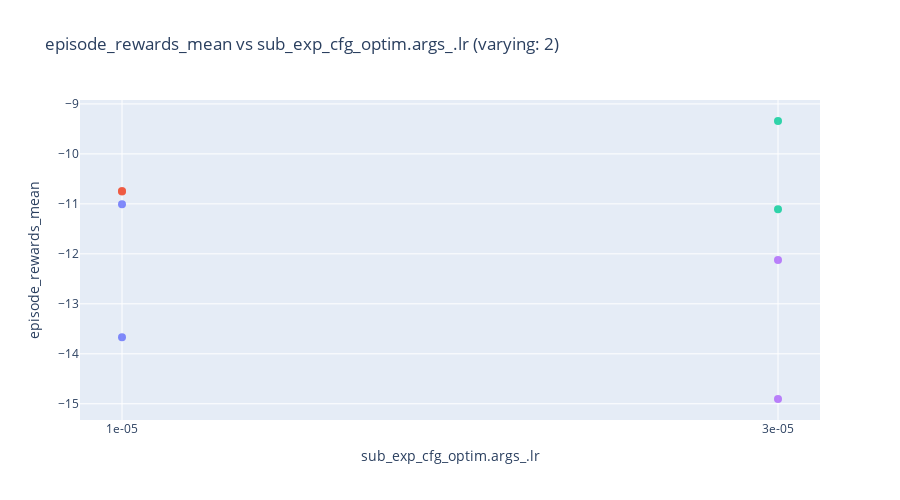
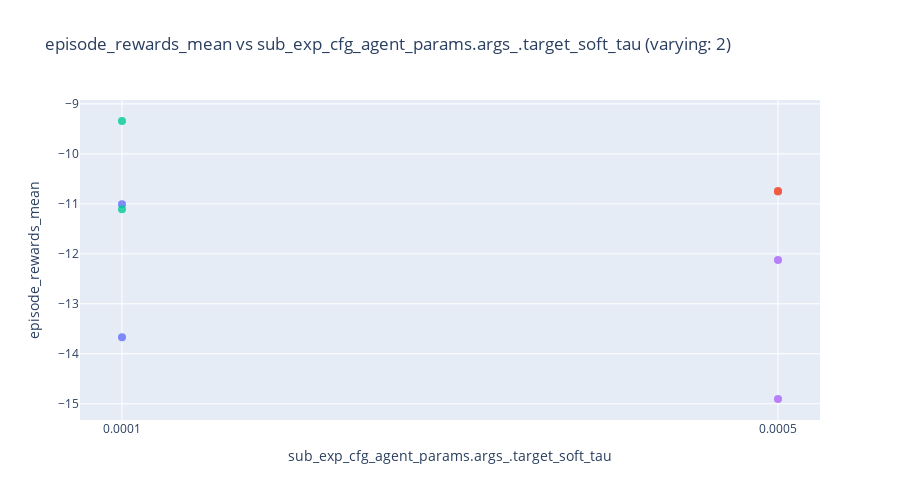

Here is the notebook cell these charts were saved with, in order:
### Code cell
import plotly.express as px

# --- config ---
target_col = "episode_rewards_mean"  # your target metric
color_col = "experiment_name"  # optional color grouping
readable_names = {
    # optional friendly names; falls back to raw column name if missing
    # "hp_raw_name": "Pretty Name",
}

# --- build plots ---
varying_hps = [hp for hp in hyperparam_columns if sub_df[hp].nunique(dropna=False) > 1]

if not varying_hps:
    print("No hyperparameters with more than one unique value — nothing to plot.")
else:
    for hp in varying_hps:
        # Rename only the current x column (leave others as-is for hover)
        x_name = readable_names.get(hp, hp)
        plot_df = sub_df.rename(columns={hp: x_name})

        fig = px.scatter(
            plot_df,
            x=x_name,
            y=target_col,
            color=color_col if color_col in plot_df.columns else None,
            hover_data=hyperparam_columns,  # handy to inspect full config per point
            title=f"{target_col} vs {x_name} (varying: {sub_df[hp].nunique(dropna=False)})",
            height=500,
        )
        fig.update_traces(mode="markers", marker=dict(size=8, opacity=0.8))
        fig.update_layout(showlegend=False)
        fig.show()

### Figure 1 — Plotly figure (JSON) as saved in the notebook; plotly's stock layout.template omitted (floating-point values rounded to 4 significant figures)
{"data": [{"customdata": [["0.0001", "fixed_res"], ["0.0001", "fixed_res"]], "hovertemplate": "experiment_name=0000_optim.args_.lr_1e-05__agent_params.args_.target_soft_tau_0.0001__experiment_fixed_res<br>sub_exp_cfg_optim.args_.lr=%{x}<br>episode_rewards_mean=%{y}<br>sub_exp_cfg_agent_params.args_.target_soft_tau=%{customdata[0]}<br>sub_exp_cfg_experiment=%{customdata[1]}<extra></extra>", "legendgroup": "0000_optim.args_.lr_1e-05__agent_params.args_.target_soft_tau_0.0001__experiment_fixed_res", "marker": {"color": "#636efa", "opacity": 0.8, "size": 8, "symbol": "circle"}, "mode": "markers", "name": "0000_optim.args_.lr_1e-05__agent_params.args_.target_soft_tau_0.0001__experiment_fixed_res", "orientation": "v", "showlegend": true, "type": "scatter", "x": ["1e-05", "1e-05"], "xaxis": "x", "y": [-13.67, -11.01], "yaxis": "y"}, {"customdata": [["0.0005", "fixed_res"], ["0.0005", "fixed_res"]], "hovertemplate": "experiment_name=0001_optim.args_.lr_1e-05__agent_params.args_.target_soft_tau_0.0005__experiment_fixed_res<br>sub_exp_cfg_optim.args_.lr=%{x}<br>episode_rewards_mean=%{y}<br>sub_exp_cfg_agent_params.args_.target_soft_tau=%{customdata[0]}<br>sub_exp_cfg_experiment=%{customdata[1]}<extra></extra>", "legendgroup": "0001_optim.args_.lr_1e-05__agent_params.args_.target_soft_tau_0.0005__experiment_fixed_res", "marker": {"color": "#EF553B", "opacity": 0.8, "size": 8, "symbol": "circle"}, "mode": "markers", "name": "0001_optim.args_.lr_1e-05__agent_params.args_.target_soft_tau_0.0005__experiment_fixed_res", "orientation": "v", "showlegend": true, "type": "scatter", "x": ["1e-05", "1e-05"], "xaxis": "x", "y": [-10.75, -10.74], "yaxis": "y"}, {"customdata": [["0.0001", "fixed_res"], ["0.0001", "fixed_res"]], "hovertemplate": "experiment_name=0002_optim.args_.lr_3e-05__agent_params.args_.target_soft_tau_0.0001__experiment_fixed_res<br>sub_exp_cfg_optim.args_.lr=%{x}<br>episode_rewards_mean=%{y}<br>sub_exp_cfg_agent_params.args_.target_soft_tau=%{customdata[0]}<br>sub_exp_cfg_experiment=%{customdata[1]}<extra></extra>", "legendgroup": "0002_optim.args_.lr_3e-05__agent_params.args_.target_soft_tau_0.0001__experiment_fixed_res", "marker": {"color": "#00cc96", "opacity": 0.8, "size": 8, "symbol": "circle"}, "mode": "markers", "name": "0002_optim.args_.lr_3e-05__agent_params.args_.target_soft_tau_0.0001__experiment_fixed_res", "orientation": "v", "showlegend": true, "type": "scatter", "x": ["3e-05", "3e-05"], "xaxis": "x", "y": [-9.342, -11.11], "yaxis": "y"}, {"customdata": [["0.0005", "fixed_res"], ["0.0005", "fixed_res"]], "hovertemplate": "experiment_name=0003_optim.args_.lr_3e-05__agent_params.args_.target_soft_tau_0.0005__experiment_fixed_res<br>sub_exp_cfg_optim.args_.lr=%{x}<br>episode_rewards_mean=%{y}<br>sub_exp_cfg_agent_params.args_.target_soft_tau=%{customdata[0]}<br>sub_exp_cfg_experiment=%{customdata[1]}<extra></extra>", "legendgroup": "0003_optim.args_.lr_3e-05__agent_params.args_.target_soft_tau_0.0005__experiment_fixed_res", "marker": {"color": "#ab63fa", "opacity": 0.8, "size": 8, "symbol": "circle"}, "mode": "markers", "name": "0003_optim.args_.lr_3e-05__agent_params.args_.target_soft_tau_0.0005__experiment_fixed_res", "orientation": "v", "showlegend": true, "type": "scatter", "x": ["3e-05", "3e-05"], "xaxis": "x", "y": [-14.9, -12.13], "yaxis": "y"}], "layout": {"height": 500, "legend": {"title": {"text": "experiment_name"}, "tracegroupgap": 0}, "showlegend": false, "title": {"text": "episode_rewards_mean vs sub_exp_cfg_optim.args_.lr (varying: 2)"}, "xaxis": {"anchor": "y", "domain": [0, 1], "title": {"text": "sub_exp_cfg_optim.args_.lr"}}, "yaxis": {"anchor": "x", "domain": [0, 1], "title": {"text": "episode_rewards_mean"}}}}

### Figure 2 — Plotly figure (JSON) as saved in the notebook; plotly's stock layout.template omitted (floating-point values rounded to 4 significant figures)
{"data": [{"customdata": [["1e-05", "fixed_res"], ["1e-05", "fixed_res"]], "hovertemplate": "experiment_name=0000_optim.args_.lr_1e-05__agent_params.args_.target_soft_tau_0.0001__experiment_fixed_res<br>sub_exp_cfg_agent_params.args_.target_soft_tau=%{x}<br>episode_rewards_mean=%{y}<br>sub_exp_cfg_optim.args_.lr=%{customdata[0]}<br>sub_exp_cfg_experiment=%{customdata[1]}<extra></extra>", "legendgroup": "0000_optim.args_.lr_1e-05__agent_params.args_.target_soft_tau_0.0001__experiment_fixed_res", "marker": {"color": "#636efa", "opacity": 0.8, "size": 8, "symbol": "circle"}, "mode": "markers", "name": "0000_optim.args_.lr_1e-05__agent_params.args_.target_soft_tau_0.0001__experiment_fixed_res", "orientation": "v", "showlegend": true, "type": "scatter", "x": ["0.0001", "0.0001"], "xaxis": "x", "y": [-13.67, -11.01], "yaxis": "y"}, {"customdata": [["1e-05", "fixed_res"], ["1e-05", "fixed_res"]], "hovertemplate": "experiment_name=0001_optim.args_.lr_1e-05__agent_params.args_.target_soft_tau_0.0005__experiment_fixed_res<br>sub_exp_cfg_agent_params.args_.target_soft_tau=%{x}<br>episode_rewards_mean=%{y}<br>sub_exp_cfg_optim.args_.lr=%{customdata[0]}<br>sub_exp_cfg_experiment=%{customdata[1]}<extra></extra>", "legendgroup": "0001_optim.args_.lr_1e-05__agent_params.args_.target_soft_tau_0.0005__experiment_fixed_res", "marker": {"color": "#EF553B", "opacity": 0.8, "size": 8, "symbol": "circle"}, "mode": "markers", "name": "0001_optim.args_.lr_1e-05__agent_params.args_.target_soft_tau_0.0005__experiment_fixed_res", "orientation": "v", "showlegend": true, "type": "scatter", "x": ["0.0005", "0.0005"], "xaxis": "x", "y": [-10.75, -10.74], "yaxis": "y"}, {"customdata": [["3e-05", "fixed_res"], ["3e-05", "fixed_res"]], "hovertemplate": "experiment_name=0002_optim.args_.lr_3e-05__agent_params.args_.target_soft_tau_0.0001__experiment_fixed_res<br>sub_exp_cfg_agent_params.args_.target_soft_tau=%{x}<br>episode_rewards_mean=%{y}<br>sub_exp_cfg_optim.args_.lr=%{customdata[0]}<br>sub_exp_cfg_experiment=%{customdata[1]}<extra></extra>", "legendgroup": "0002_optim.args_.lr_3e-05__agent_params.args_.target_soft_tau_0.0001__experiment_fixed_res", "marker": {"color": "#00cc96", "opacity": 0.8, "size": 8, "symbol": "circle"}, "mode": "markers", "name": "0002_optim.args_.lr_3e-05__agent_params.args_.target_soft_tau_0.0001__experiment_fixed_res", "orientation": "v", "showlegend": true, "type": "scatter", "x": ["0.0001", "0.0001"], "xaxis": "x", "y": [-9.342, -11.11], "yaxis": "y"}, {"customdata": [["3e-05", "fixed_res"], ["3e-05", "fixed_res"]], "hovertemplate": "experiment_name=0003_optim.args_.lr_3e-05__agent_params.args_.target_soft_tau_0.0005__experiment_fixed_res<br>sub_exp_cfg_agent_params.args_.target_soft_tau=%{x}<br>episode_rewards_mean=%{y}<br>sub_exp_cfg_optim.args_.lr=%{customdata[0]}<br>sub_exp_cfg_experiment=%{customdata[1]}<extra></extra>", "legendgroup": "0003_optim.args_.lr_3e-05__agent_params.args_.target_soft_tau_0.0005__experiment_fixed_res", "marker": {"color": "#ab63fa", "opacity": 0.8, "size": 8, "symbol": "circle"}, "mode": "markers", "name": "0003_optim.args_.lr_3e-05__agent_params.args_.target_soft_tau_0.0005__experiment_fixed_res", "orientation": "v", "showlegend": true, "type": "scatter", "x": ["0.0005", "0.0005"], "xaxis": "x", "y": [-14.9, -12.13], "yaxis": "y"}], "layout": {"height": 500, "legend": {"title": {"text": "experiment_name"}, "tracegroupgap": 0}, "showlegend": false, "title": {"text": "episode_rewards_mean vs sub_exp_cfg_agent_params.args_.target_soft_tau (varying: 2)"}, "xaxis": {"anchor": "y", "domain": [0, 1], "title": {"text": "sub_exp_cfg_agent_params.args_.target_soft_tau"}}, "yaxis": {"anchor": "x", "domain": [0, 1], "title": {"text": "episode_rewards_mean"}}}}
